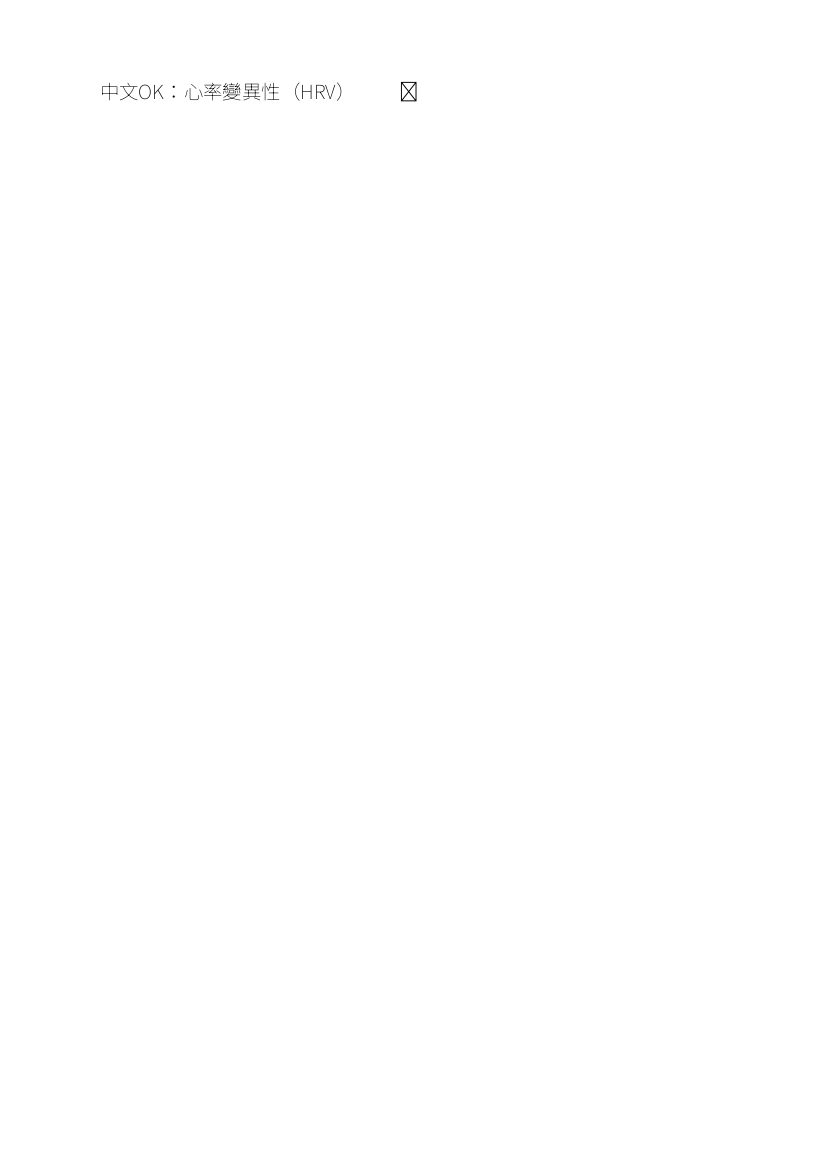

This chart was generated by the following Python code:
# demo_canvas.py
from reportlab.pdfgen import canvas
from pdf_fonts import ensure_fonts_registered, draw_string_with_fallback

ensure_fonts_registered()

c = canvas.Canvas("demo_canvas.pdf")
draw_string_with_fallback(c, 72, 770, "中文OK：心率變異性（HRV）✓ ✨ ▶︎ 😀", size=14)
c.save()
